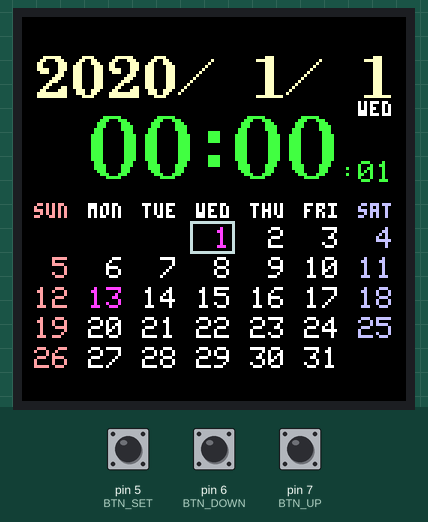
The sketch below on a simulated Arduino Uno, built with avr-gcc and run on an emulated ATmega328P. Shown: 128×128 colour display. The test bench sets the inputs (shaded band); at power-on: pin 6 (BTN_DOWN) HIGH, pin 5 (BTN_SET) HIGH, pin 7 (BTN_UP) HIGH.

Above: at 1.8 s.
1.9 s: pin 6 (BTN_DOWN) pulled LOW for 0.15 s
At 2.9 s:
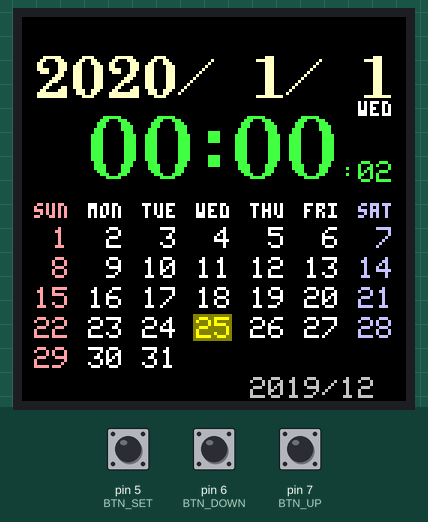
5.0 s: pin 5 (BTN_SET) pulled LOW for 0.15 s
At 5.6 s:
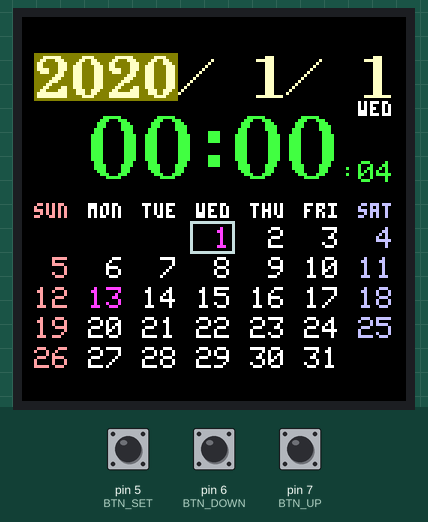
6.6 s: pin 6 (BTN_DOWN) pulled LOW for 1 s
At 7.6 s:
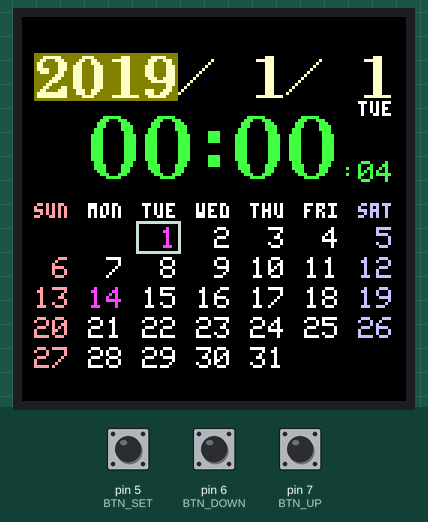
9.1 s: pin 6 (BTN_DOWN) pulled LOW for 0.15 s
At 9.5 s:
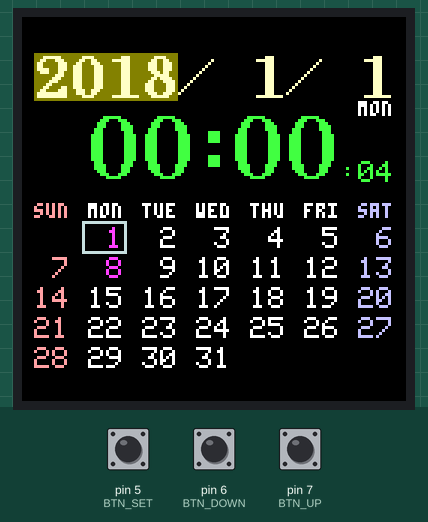
10.7 s: pin 6 (BTN_DOWN) pulled LOW for 3.2 s
At 11.9 s:
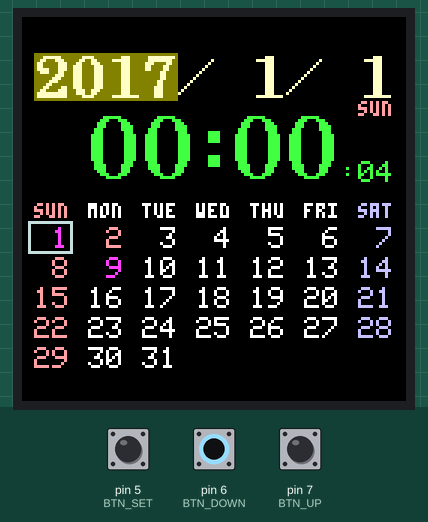
15.4 s: pin 6 (BTN_DOWN) pulled LOW for 0.15 s
At 16.6 s:
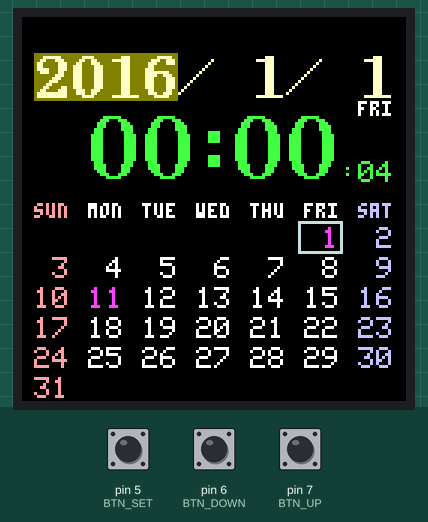
Timing chart, 0 to 18.0 s (numbered marks = the images above; inputs shaded):
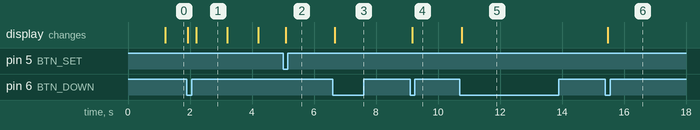

The sketch:

ArduinoPerpetialCalendar.ino
```cpp
#include <arduino.h>
#include <Adafruit_ST7735.h>
#include "CalendarManager.h"
#ifdef USE_RTC
#include <avr/sleep.h>
#include "RX8xxxManager.h"
#endif

#define VERSION     "0.03"

#define TFT_CS      10
#define TFT_RST     9
#define TFT_DC      8

#define BTN_UP      7
#define BTN_DOWN    6
#define BTN_SET     5
#define BTN_BITMASK 0b11100000

#ifdef USE_RTC
#define RTC_INTA    2
#else
#define FPS                 20
#define US_PER_FRAME        49978UL
#define US_PER_FRAME_256TH  86
#endif

Adafruit_ST7735 gfx = Adafruit_ST7735(TFT_CS, TFT_DC, TFT_RST); // SCL=13, SDA=11
#ifdef USE_RTC
RX8xxxManager   rtcMan;
CalendarManager calMan = CalendarManager(rtcMan, gfx);
volatile int    rtcInterruptCounter;
#else
CalendarManager calMan = CalendarManager(gfx);
int             frames;
uint8_t         adjuster;
unsigned long   targetUs;
#endif

/*-----------------------------------------------------------------------------------------------*/

void setup()
{
    /*  Setup pins  */
    pinMode(BTN_UP, INPUT_PULLUP);
    pinMode(BTN_DOWN, INPUT_PULLUP);
    pinMode(BTN_SET, INPUT_PULLUP);
#ifdef USE_RTC
    pinMode(RTC_INTA, INPUT);
#endif

    /*  Initalize display and calendar  */
    gfx.initR(INITR_144GREENTAB);
    gfx.setRotation(3); // 270 degrees
#ifdef USE_RTC
    rtcMan.initialize(PERIODICAL_1HZ);
#endif
    calMan.initialize();

#ifdef USE_RTC
    /*  Enable level trigger interrupt  */
    attachInterrupt(0, rtcInterruptHandler, LOW);

    /*  Enable pin charge interrupts  */
    PCICR  = 0; // Disable all PCI
    PCMSK0 = 0;
    PCMSK1 = 0;
    PCMSK2 = 0b11100000; // Enable PCINT21 - 23
    PCICR  = 0b00000100; // Enable PCI2 only

    set_sleep_mode(SLEEP_MODE_PWR_DOWN);
#else
    /*  Timing parameters  */
    frames = 0;
    adjuster = 0;
    targetUs = micros();
#endif
}

void loop()
{
    static uint8_t lastButtonsState = 0;
    uint8_t buttonsState = ~PIND & BTN_BITMASK;
    uint8_t buttonsEdge = (lastButtonsState ^ buttonsState) & buttonsState;
    lastButtonsState = buttonsState;

#ifdef USE_RTC
    int seconds = rtcInterruptCounter;
#else
    int seconds = frames / FPS;
#endif
    if (seconds || buttonsEdge) {
        bool isPressUp   = bitRead(buttonsEdge, BTN_UP);
        bool isPressDown = bitRead(buttonsEdge, BTN_DOWN);
        bool isPressSet  = bitRead(buttonsEdge, BTN_SET);
        calMan.execute(seconds, isPressUp, isPressDown, isPressSet);
#ifdef USE_RTC
        rtcInterruptCounter -= seconds;
#else
        frames -= seconds * FPS;
#endif
    }

#ifdef USE_RTC
    if (rtcInterruptCounter == 0) sleep();
#else
    targetUs += US_PER_FRAME;
    if (adjuster < US_PER_FRAME_256TH) targetUs++;
    adjuster += US_PER_FRAME_256TH;
    unsigned long delayUs = targetUs - micros();
    if (!bitRead(delayUs, 31)) delay(delayUs / 1000UL);
    frames++;
#endif
}

#ifdef USE_RTC
static void sleep(void)
{
    cli();
    sleep_enable();
    sleep_bod_disable();
    sei();
    sleep_cpu();
    /* wake up here */
    sleep_disable();
}

ISR(PCINT2_vect)
{
    // do nothing
}

static void rtcInterruptHandler(void)
{
    rtcInterruptCounter++;
}
#endif
```

CalendarManager.h
```cpp
#pragma once
#include <Adafruit_GFX.h>
#include "RX8xxxManager.h"

//#define USE_RTC

class CalendarManager
{
public:
#ifdef USE_RTC
    CalendarManager(RX8xxxManager &rtc, Adafruit_GFX &gfx);
#else
    CalendarManager(Adafruit_GFX &gfx);
#endif
    void    initialize(void);
    void    execute(int seconds, bool isPressUp, bool isPressDown, bool isPressSet);

private:
#ifdef USE_RTC
    void    getCurrentDateTimeFromRtc(void);
#endif
    int     zeller(int year, int month, int day);
    int     calculateDayMax(int year, int month);
    uint32_t generateHolidayBits(int year, int month, int startYoubi);
    uint32_t generateMemorialBits(int year, int month, int startYoubi);
    void    forwardOneSecond(void);
    int     adjustParameter(int value, int minValue, int maxValue);
    void    drawCurrentDate(bool isEntire);
    void    drawCurrentTime(bool isEntire);
    void    drawCalendarHeader(void);
    void    drawCalendar(int year, int month);
    void    drawNumber(int x, int y, int number, int digits, char padding,
                int (CalendarManager::*func)(int, int, char, uint16_t, uint16_t),
                uint16_t fgColor, uint16_t bgColor);
    int     drawSmallChar(int x, int y, char c, uint16_t fgColor, uint16_t bgColor);
    int     drawMediumChar(int x, int y, char c, uint16_t fgColor, uint16_t bgColor);
    int     drawLargeChar(int x, int y, char c, uint16_t fgColor, uint16_t bgColor);
    void    drawTodayFrame(int day, uint16_t color);

#ifdef USE_RTC
    RX8xxxManager   &rtc;
#endif
    Adafruit_GFX    &gfx;
    bool    isInisialized;
    int     mode;
    int     currentYear, currentMonth, currentDay, currentDayMax;
    int     currentHour, currentMinute, currentSecond;
    int     displayYear, displayMonth, displayCounter;
};
```

RX8xxxManager.cpp
```cpp
#include <Arduino.h>
#include <Wire.h>
#include "RX8xxxManager.h"

#define I2C_ADRS    0x32
#define YEAR_OFFSET 2000

#define afterTransmission() delay(1)

RX8xxxManager::RX8xxxManager(void)
{
    isInitialized = false;
}

void RX8xxxManager::initialize(void)
{
    initialize(PERIODICAL_OFF);
}

void RX8xxxManager::initialize(int mode)
{
    if (mode < PERIODICAL_OFF || mode > PERIODICAL_EVERY_MONTH) mode = PERIODICAL_OFF;
    Wire.begin();
    Wire.requestFrom(I2C_ADRS, 1, false);
    int status = Wire.read();
    Wire.beginTransmission(I2C_ADRS);
    Wire.write(0xE0);
    Wire.write(0b00100000 | mode);  // 24 hour mode | interrupt mode
    Wire.write(0b00100000); // clear PON & VDET, set XST
    Wire.endTransmission();
    afterTransmission();
    if (bitRead(status, 4) | !bitRead(status, 5)) {
        setDateTime(YEAR_DEFAULT, MONTH_DEFAULT, DAY_DEFAULT,
                HOUR_DEFAULT, MINUTE_DEFAULT, SECOND_DEFAULT);
    }
    isInitialized = true;
}

void RX8xxxManager::clearInterrupedFlags(void)
{
    if (!isInitialized) return;
    Wire.requestFrom(I2C_ADRS, 1, false);
    int status = Wire.read();
    Wire.beginTransmission(I2C_ADRS);
    Wire.write(0xF0);
    Wire.write(status & ~(0b00000100)); // clear CTFG
    Wire.endTransmission();
    afterTransmission();
}

void RX8xxxManager::getDateTime(int &year, int &month, int &day, int &hour, int &minute, int &second)
{
    if (!isInitialized) return;
    Wire.requestFrom(I2C_ADRS, 8);
    Wire.read(); // skip
    second = bcd2value(Wire.read());
    minute = bcd2value(Wire.read());
    hour   = bcd2value(Wire.read());
    Wire.read(); // skip
    day    = bcd2value(Wire.read());
    month  = bcd2value(Wire.read());
    year   = bcd2value(Wire.read()) + YEAR_OFFSET;
}

void RX8xxxManager::setDateTime(int year, int month, int day, int hour, int minute, int second)
{
    if (!isInitialized) return;
    year = constrain(year, YEAR_MIN, YEAR_MAX);
    Wire.beginTransmission(I2C_ADRS);
    Wire.write(0x00);
    Wire.write(value2bcd(second));
    Wire.write(value2bcd(minute));
    Wire.write(value2bcd(hour));
    Wire.write(0x00); // don't care
    Wire.write(value2bcd(day));
    Wire.write(value2bcd(month));
    Wire.write(value2bcd(year - YEAR_OFFSET));
    Wire.endTransmission();
    afterTransmission();
}

int RX8xxxManager::bcd2value(int bcd)
{
    return (bcd >> 4) * 10 + (bcd & 0x0f);
}

int RX8xxxManager::value2bcd(int value)
{
    return (value / 10) << 4 | (value % 10);
}
```

RX8xxxManager.h
```cpp
#pragma once

#define YEAR_MIN    2000
#define YEAR_MAX    2099
#define MONTH_MIN   1
#define MONTH_MAX   12
#define DAY_MIN     1
#define HOUR_MIN    0
#define HOUR_MAX    23
#define MINUTE_MIN  0
#define MINUTE_MAX  59
#define SECOND_MIN  0
#define SECOND_MAX  59

#define YEAR_DEFAULT    2020
#define MONTH_DEFAULT   1
#define DAY_DEFAULT     1
#define HOUR_DEFAULT    0
#define MINUTE_DEFAULT  0
#define SECOND_DEFAULT  0

enum {
    YOUBI_SUN = 0,
    YOUBI_MON,
    YOUBI_TUE,
    YOUBI_WED,
    YOUBI_THU,
    YOUBI_FRI,
    YOUBI_SAT,
    YOUBI_MAX
};

enum {
    PERIODICAL_OFF = 0,
    PERIODICAL_ALWAYS_ON,
    PERIODICAL_2HZ,
    PERIODICAL_1HZ,
    PERIODICAL_EVERY_SECOND,
    PERIODICAL_EVERY_MINUTE,
    PERIODICAL_EVERY_HOUR,
    PERIODICAL_EVERY_MONTH,
};

class RX8xxxManager
{
public:
    RX8xxxManager(void);
    void    initialize(void);
    void    initialize(int mode);
    void    clearInterrupedFlags(void);
    void    getDateTime(int &year, int &month, int &day, int &hour, int &minute, int &second);
    void    setDateTime(int year, int month, int day, int hour, int minute, int second);

private:
    static int bcd2value(int bcd);
    static int value2bcd(int value);

    bool    isInitialized;
};
```

SpecialDate.h
```cpp
#pragma once
#include <arduino.h>

enum {
    SPDAY_SUN1 = 32,
                SPDAY_MON1, SPDAY_TUE1, SPDAY_WED1, SPDAY_THU1, SPDAY_FRI1, SPDAY_SAT1,
    SPDAY_SUN2, SPDAY_MON2, SPDAY_TUE2, SPDAY_WED2, SPDAY_THU2, SPDAY_FRI2, SPDAY_SAT2,
    SPDAY_SUN3, SPDAY_MON3, SPDAY_TUE3, SPDAY_WED3, SPDAY_THU3, SPDAY_FRI3, SPDAY_SAT3,
    SPDAY_SUN4, SPDAY_MON4, SPDAY_TUE4, SPDAY_WED4, SPDAY_THU4, SPDAY_FRI4, SPDAY_SAT4,
    SPDAY_SUN5, SPDAY_MON5, SPDAY_TUE5, SPDAY_WED5, SPDAY_THU5, SPDAY_FRI5, SPDAY_SAT5,
    SPDAY_HARU, SPDAY_AKI
};

#define SPECIAL_DATE(month, dayInfo)    ((month) << 8 | dayInfo)

PROGMEM static const int holidayTable[] = {
    SPECIAL_DATE(1,  1),            // 元日
    SPECIAL_DATE(1,  SPDAY_MON2),   // 成人の日
    SPECIAL_DATE(2,  11),           // 建国記念の日
    SPECIAL_DATE(2,  23),           // 天皇誕生日
    SPECIAL_DATE(3,  SPDAY_HARU),   // 春分の日
    SPECIAL_DATE(4,  29),           // 昭和の日
    SPECIAL_DATE(5,  3),            // 憲法記念日
    SPECIAL_DATE(5,  4),            // みどりの日
    SPECIAL_DATE(5,  5),            // こどもの日
    SPECIAL_DATE(7,  SPDAY_MON3),   // 海の日
    SPECIAL_DATE(8,  11),           // 山の日
    SPECIAL_DATE(9,  SPDAY_MON3),   // 敬老の日
    SPECIAL_DATE(9,  SPDAY_AKI),    // 秋分の日
    SPECIAL_DATE(10, SPDAY_MON2),   // スポーツの日
    SPECIAL_DATE(11, 3),            // 文化の日
    SPECIAL_DATE(11, 23),           // 勤労感謝の日
};

PROGMEM static const int memorialTable[] = {
    SPECIAL_DATE(2,  3),            // 節分
    SPECIAL_DATE(2,  14),           // バレンタインデー
    SPECIAL_DATE(3,  3),            // 雛祭り
    SPECIAL_DATE(3,  14),           // ホワイトデー
    SPECIAL_DATE(5,  SPDAY_SUN2),   // 母の日
    SPECIAL_DATE(6,  SPDAY_SUN3),   // 父の日
    SPECIAL_DATE(7,  7),            // 七夕
    SPECIAL_DATE(8,  15),           // 終戦記念日
    SPECIAL_DATE(10, 31),           // ハロウィン
    SPECIAL_DATE(11, 15),           // 七五三
    SPECIAL_DATE(12, 25),           // クリスマス
};

#define HOLIDAY_TABLE_SIZE (sizeof(holidayTable) / sizeof(int))
#define MEMORIAL_TABLE_SIZE (sizeof(memorialTable) / sizeof(int))

/*-----------------------------------------------------------------------------------------------*/

static int calculateNthYoubiDay(int dayInfo, int startYoubi)
{
    dayInfo -= SPDAY_SUN1;
    int youbi = dayInfo % 7, week = dayInfo / 7;
    return (youbi + 7 - startYoubi) % 7 + 1 + week * 7;
}

static int calculateVernalEquinoxDay(int year) // 春分の日
{
    int z = year % 4;
    if (year >= 1900 && year <= 1923) return (z <= 2) ? 21 : 22;
    if (year >= 1924 && year <= 1959) return 21;
    if (year >= 1960 && year <= 1991) return (z == 0) ? 20 : 21;
    if (year >= 1992 && year <= 2023) return (z <= 1) ? 20 : 21;
    if (year >= 2024 && year <= 2055) return (z <= 2) ? 20 : 21;
    if (year >= 2056 && year <= 2091) return 20;
    if (year >= 2092 && year <= 2099) return (z == 0) ? 19 : 20;
    return 21;
}

static int calculateAutumnalEquinoxDay(int year) // 秋分の日
{
    int z = year % 4;
    if (year >= 1900 && year <= 1919) return (z == 0) ? 23 : 24;
    if (year >= 1920 && year <= 1947) return (z <= 1) ? 23 : 24;
    if (year >= 1948 && year <= 1979) return (z <= 2) ? 23 : 24;
    if (year >= 1980 && year <= 2011) return 23;
    if (year >= 2012 && year <= 2043) return (z == 0) ? 22 : 23;
    if (year >= 2044 && year <= 2075) return (z <= 1) ? 22 : 23;
    if (year >= 2076 && year <= 2099) return (z <= 2) ? 22 : 23;
    return 23;
}

static int convertSpecialDay(int dayInfo, int year, int startYoubi)
{
    if (dayInfo > 0 && dayInfo < SPDAY_MON1) {
        return dayInfo;
    } else if (dayInfo >= SPDAY_MON1 && dayInfo <= SPDAY_MON5) {
        return calculateNthYoubiDay(dayInfo, startYoubi);
    } else if (dayInfo == SPDAY_HARU) {
        return calculateVernalEquinoxDay(year);
    } else if (dayInfo == SPDAY_AKI) {
        return calculateAutumnalEquinoxDay(year);
    } else {
        return 0;
    }
}
```

Source omitted: CalendarManager.cpp (19632 bytes)

Measured:
- after the input at 1.9 s, the display: first changes at once (image 1 shows a later state)
- after the input at 6.6 s, the display: changes after 0.07 s (image 3)
- after the input at 9.1 s, the display: changes after 0.07 s (image 4)
- after the input at 10.7 s, the display: changes after 0.07 s (image 5)
- after the input at 15.4 s, the display: changes after 0.07 s (image 6)
